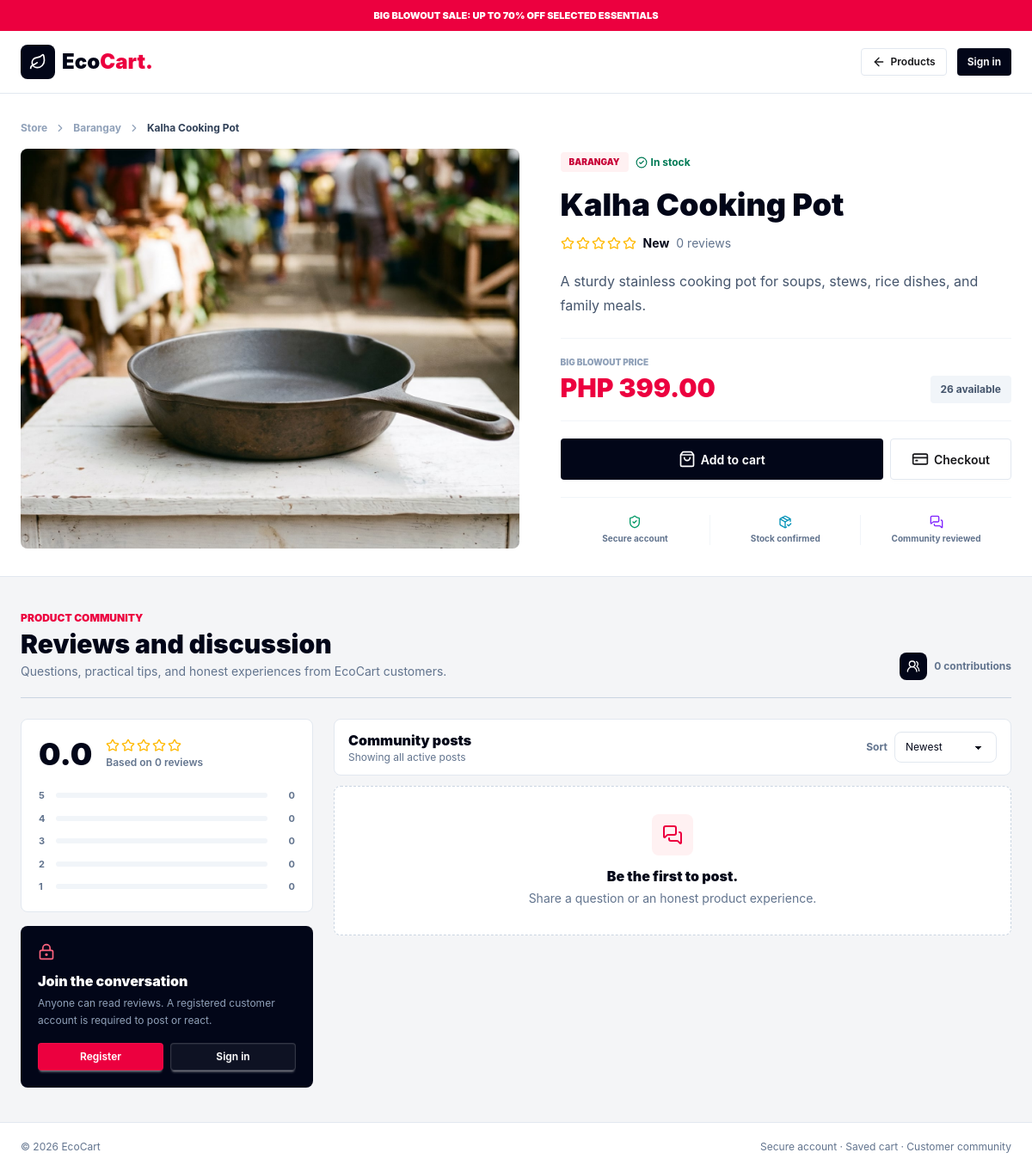
The page /product.php?id=9 on the database its author committed.
### tables this page shows
CREATE TABLE IF NOT EXISTS products (
  id INT UNSIGNED AUTO_INCREMENT PRIMARY KEY,
  name VARCHAR(120) NOT NULL,
  category VARCHAR(60) NOT NULL,
  description TEXT NOT NULL,
  price DECIMAL(10, 2) NOT NULL,
  stock INT UNSIGNED NOT NULL DEFAULT 0,
  image_url VARCHAR(500) NOT NULL,
  is_active TINYINT(1) NOT NULL DEFAULT 1,
  created_at TIMESTAMP DEFAULT CURRENT_TIMESTAMP,
  UNIQUE KEY products_name_unique (name)
);

### product.php (the view, shortened to what the rows shown need)
<?php
require_once __DIR__ . '/includes/scene.php';
$sceneState = read_scene_state();
$productId = max(0, (int) ($_GET['id'] ?? ($_SESSION['last_product_id'] ?? 0)));
$product = product_lookup()[$productId] ?? null;
$cartProduct = [
    'id' => (int) $product['id'],
    'name' => (string) $product['name'],
    'price' => (float) $product['price'],
    'category' => (string) $product['category'],
    'image_url' => (string) $product['image_url'],
];
$productJson = htmlspecialchars((string) json_encode($cartProduct), ENT_QUOTES);
?>
<!doctype html>
<html lang="en" data-theme="light">
<head>
    <link href="public/output-public.css?v=<?= htmlspecialchars((string) @filemtime(__DIR__ . '/public/output-public.css')) ?>" rel="stylesheet">
</head>
<body class="min-h-screen bg-[#f4f5f7] text-slate-950" data-scene-client data-scene-view="storefront" data-scene-cue="<?= htmlspecialchars((string) $sceneState['cue']) ?>" data-scene-revision="<?= (int) $sceneState['revision'] ?>" data-scene-updated="<?= htmlspecialchars((string) $sceneState['updated_at']) ?>">
    <main>
        <section class="border-b border-slate-200 bg-white">
            <div class="app-shell-narrow py-5 sm:py-8">
                <nav class="mb-4 flex items-center gap-2 text-xs font-bold text-slate-400" aria-label="Breadcrumb"><a class="hover:text-rose-600" href="index.php">Store</a><i data-lucide="chevron-right" class="h-3.5 w-3.5"></i><a class="hover:text-rose-600" href="index.php#products"><?= htmlspecialchars((string) $product['category']) ?></a><i data-lucide="chevron-right" class="h-3.5 w-3.5"></i><span class="truncate text-slate-700"><?= htmlspecialchars((string) $product['name']) ?></span></nav>
                <div class="grid gap-7 lg:grid-cols-[minmax(0,1.05fr)_minmax(400px,0.95fr)] lg:gap-12">
                    <div class="flex min-w-0 flex-col justify-center py-1">
                        <div class="flex flex-wrap items-center gap-2"><span class="rounded bg-rose-50 px-2.5 py-1 text-[10px] font-black uppercase text-rose-700"><?= htmlspecialchars((string) $product['category']) ?></span><?php if ((int) $product['stock'] > 0): ?><span class="flex items-center gap-1 text-xs font-bold text-emerald-700"><i data-lucide="circle-check" class="h-3.5 w-3.5"></i> In stock</span><?php endif; ?></div>
                        <h1 class="mt-4 text-3xl font-black leading-tight sm:text-4xl"><?= htmlspecialchars((string) $product['name']) ?></h1>
                        <a class="mt-3 flex w-fit flex-wrap items-center gap-2" href="#discussion"><span class="flex items-center gap-0.5 text-amber-400"></span><strong class="text-sm"></strong><span class="text-sm text-slate-500"></span></a>
                        <p class="mt-5 max-w-xl text-sm leading-6 text-slate-600 sm:text-base sm:leading-7"><?= htmlspecialchars((string) $product['description']) ?></p>
                        <div class="mt-6 flex flex-wrap items-end justify-between gap-3 border-y border-slate-100 py-5"><div><p class="text-[10px] font-black uppercase text-slate-400">Big Blowout price</p><p class="mt-1 text-3xl font-black text-rose-600"><?= peso((float) $product['price']) ?></p></div><p class="rounded bg-slate-100 px-3 py-2 text-xs font-bold text-slate-600"><?= (int) $product['stock'] ?> available</p></div>
                        <div class="mt-5 grid gap-2 sm:grid-cols-[1fr_auto]"><button class="btn min-h-12 border-0 bg-slate-950 px-8 text-white hover:bg-rose-600" type="button" data-add-product="<?= $productJson ?>"></button><a class="btn min-h-12 border-slate-200 bg-white px-6" href="checkout.php"></a></div>
                        <div class="mt-5 grid grid-cols-3 divide-x divide-slate-100 border-t border-slate-100 pt-5 text-center"><div class="px-2"></div><div class="px-2"></div><div class="px-2"></div></div>
                    </div>
                </div>
            </div>
        </section>
        <section class="app-shell-narrow py-8 sm:py-10" id="discussion">
            <div class="flex flex-col gap-3 border-b border-slate-300 pb-5 sm:flex-row sm:items-end sm:justify-between">
                <div><h2 class="mt-1 text-3xl font-black">Reviews and discussion</h2></div>
            </div>
        </section>
    </main>
</body>
</html>

### rows shown on the page
products: category "Barangay", name "Kalha Cooking Pot", category "BARANGAY", description "A sturdy stainless cooking pot for soups, stews, rice dishes, and family meals.", price "PHP 399.00", stock "26"

### other values the page prints
$reviewCount "0"
$ratingBreakdown[$rating] "0"
